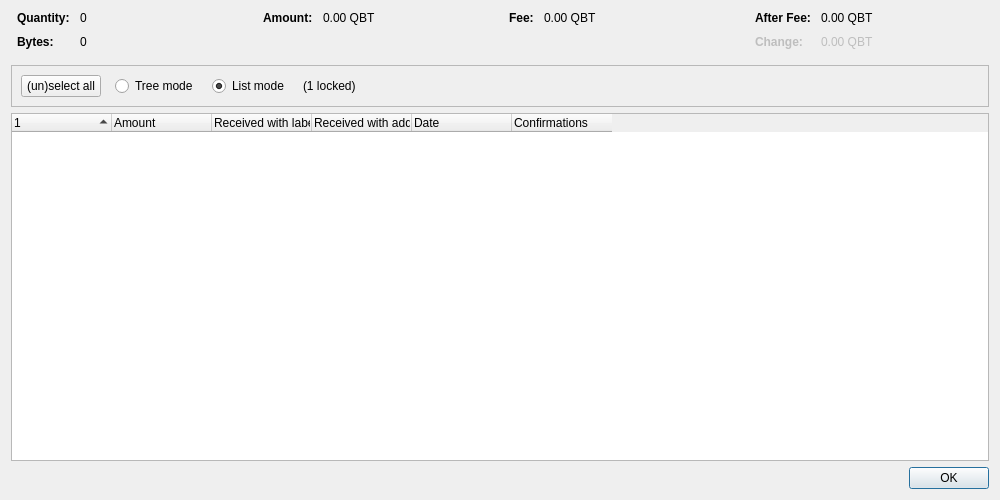
<?xml version="1.0" encoding="UTF-8"?>
<ui version="4.0">
 <class>CoinControlDialog</class>
 <widget class="QDialog" name="CoinControlDialog">
  <property name="geometry">
   <rect>
    <x>0</x>
    <y>0</y>
    <width>1000</width>
    <height>500</height>
   </rect>
  </property>
  <property name="windowTitle">
   <string>Coin Selection</string>
  </property>
  <layout class="QVBoxLayout" name="verticalLayout">
   <item>
    <layout class="QHBoxLayout" name="horizontalLayoutTop" stretch="0,0,0,0">
     <property name="topMargin">
      <number>0</number>
     </property>
     <property name="bottomMargin">
      <number>10</number>
     </property>
     <item>
      <layout class="QFormLayout" name="formLayoutCoinControl1">
       <property name="labelAlignment">
        <set>Qt::AlignLeft|Qt::AlignVCenter</set>
       </property>
       <property name="horizontalSpacing">
        <number>10</number>
       </property>
       <property name="verticalSpacing">
        <number>10</number>
       </property>
       <property name="leftMargin">
        <number>6</number>
       </property>
       <property name="rightMargin">
        <number>6</number>
       </property>
       <item row="0" column="0">
        <widget class="QLabel" name="labelCoinControlQuantityText">
         <property name="font">
          <font>
           <weight>75</weight>
           <bold>true</bold>
          </font>
         </property>
         <property name="text">
          <string>Quantity:</string>
         </property>
        </widget>
       </item>
       <item row="0" column="1">
        <widget class="QLabel" name="labelCoinControlQuantity">
         <property name="cursor">
          <cursorShape>IBeamCursor</cursorShape>
         </property>
         <property name="contextMenuPolicy">
          <enum>Qt::ActionsContextMenu</enum>
         </property>
         <property name="text">
          <string notr="true">0</string>
         </property>
         <property name="textInteractionFlags">
          <set>Qt::LinksAccessibleByMouse|Qt::TextSelectableByKeyboard|Qt::TextSelectableByMouse</set>
         </property>
        </widget>
       </item>
       <item row="1" column="0">
        <widget class="QLabel" name="labelCoinControlBytesText">
         <property name="font">
          <font>
           <weight>75</weight>
           <bold>true</bold>
          </font>
         </property>
         <property name="text">
          <string>Bytes:</string>
         </property>
        </widget>
       </item>
       <item row="1" column="1">
        <widget class="QLabel" name="labelCoinControlBytes">
         <property name="cursor">
          <cursorShape>IBeamCursor</cursorShape>
         </property>
         <property name="contextMenuPolicy">
          <enum>Qt::ActionsContextMenu</enum>
         </property>
         <property name="text">
          <string notr="true">0</string>
         </property>
         <property name="textInteractionFlags">
          <set>Qt::LinksAccessibleByMouse|Qt::TextSelectableByKeyboard|Qt::TextSelectableByMouse</set>
         </property>
        </widget>
       </item>
      </layout>
     </item>
     <item>
      <layout class="QFormLayout" name="formLayoutCoinControl2">
       <property name="horizontalSpacing">
        <number>10</number>
       </property>
       <property name="verticalSpacing">
        <number>10</number>
       </property>
       <property name="leftMargin">
        <number>6</number>
       </property>
       <property name="rightMargin">
        <number>6</number>
       </property>
       <item row="0" column="0">
        <widget class="QLabel" name="labelCoinControlAmountText">
         <property name="font">
          <font>
           <weight>75</weight>
           <bold>true</bold>
          </font>
         </property>
         <property name="text">
          <string>Amount:</string>
         </property>
        </widget>
       </item>
       <item row="0" column="1">
        <widget class="QLabel" name="labelCoinControlAmount">
         <property name="cursor">
          <cursorShape>IBeamCursor</cursorShape>
         </property>
         <property name="contextMenuPolicy">
          <enum>Qt::ActionsContextMenu</enum>
         </property>
         <property name="text">
          <string notr="true">0.00 QBT</string>
         </property>
         <property name="textInteractionFlags">
          <set>Qt::LinksAccessibleByMouse|Qt::TextSelectableByKeyboard|Qt::TextSelectableByMouse</set>
         </property>
        </widget>
       </item>
      </layout>
     </item>
     <item>
      <layout class="QFormLayout" name="formLayoutCoinControl3">
       <property name="horizontalSpacing">
        <number>10</number>
       </property>
       <property name="verticalSpacing">
        <number>10</number>
       </property>
       <property name="leftMargin">
        <number>6</number>
       </property>
       <property name="rightMargin">
        <number>6</number>
       </property>
       <item row="0" column="0">
        <widget class="QLabel" name="labelCoinControlFeeText">
         <property name="font">
          <font>
           <weight>75</weight>
           <bold>true</bold>
          </font>
         </property>
         <property name="text">
          <string>Fee:</string>
         </property>
        </widget>
       </item>
       <item row="0" column="1">
        <widget class="QLabel" name="labelCoinControlFee">
         <property name="cursor">
          <cursorShape>IBeamCursor</cursorShape>
         </property>
         <property name="contextMenuPolicy">
          <enum>Qt::ActionsContextMenu</enum>
         </property>
         <property name="text">
          <string notr="true">0.00 QBT</string>
         </property>
         <property name="textInteractionFlags">
          <set>Qt::LinksAccessibleByMouse|Qt::TextSelectableByKeyboard|Qt::TextSelectableByMouse</set>
         </property>
        </widget>
       </item>
      </layout>
     </item>
     <item>
      <layout class="QFormLayout" name="formLayoutCoinControl4">
       <property name="labelAlignment">
        <set>Qt::AlignLeft|Qt::AlignVCenter</set>
       </property>
       <property name="horizontalSpacing">
        <number>10</number>
       </property>
       <property name="verticalSpacing">
        <number>10</number>
       </property>
       <property name="leftMargin">
        <number>6</number>
       </property>
       <property name="rightMargin">
        <number>6</number>
       </property>
       <item row="0" column="0">
        <widget class="QLabel" name="labelCoinControlAfterFeeText">
         <property name="font">
          <font>
           <weight>75</weight>
           <bold>true</bold>
          </font>
         </property>
         <property name="text">
          <string>After Fee:</string>
         </property>
        </widget>
       </item>
       <item row="0" column="1">
        <widget class="QLabel" name="labelCoinControlAfterFee">
         <property name="cursor">
          <cursorShape>IBeamCursor</cursorShape>
         </property>
         <property name="contextMenuPolicy">
          <enum>Qt::ActionsContextMenu</enum>
         </property>
         <property name="text">
          <string notr="true">0.00 QBT</string>
         </property>
         <property name="textInteractionFlags">
          <set>Qt::LinksAccessibleByMouse|Qt::TextSelectableByKeyboard|Qt::TextSelectableByMouse</set>
         </property>
        </widget>
       </item>
       <item row="1" column="0">
        <widget class="QLabel" name="labelCoinControlChangeText">
         <property name="enabled">
          <bool>false</bool>
         </property>
         <property name="font">
          <font>
           <weight>75</weight>
           <bold>true</bold>
          </font>
         </property>
         <property name="text">
          <string>Change:</string>
         </property>
        </widget>
       </item>
       <item row="1" column="1">
        <widget class="QLabel" name="labelCoinControlChange">
         <property name="enabled">
          <bool>false</bool>
         </property>
         <property name="cursor">
          <cursorShape>IBeamCursor</cursorShape>
         </property>
         <property name="contextMenuPolicy">
          <enum>Qt::ActionsContextMenu</enum>
         </property>
         <property name="text">
          <string notr="true">0.00 QBT</string>
         </property>
         <property name="textInteractionFlags">
          <set>Qt::LinksAccessibleByMouse|Qt::TextSelectableByKeyboard|Qt::TextSelectableByMouse</set>
         </property>
        </widget>
       </item>
      </layout>
     </item>
    </layout>
   </item>
   <item>
    <widget class="QFrame" name="frame">
     <property name="minimumSize">
      <size>
       <width>0</width>
       <height>40</height>
      </size>
     </property>
     <property name="frameShape">
      <enum>QFrame::StyledPanel</enum>
     </property>
     <property name="frameShadow">
      <enum>QFrame::Sunken</enum>
     </property>
     <layout class="QHBoxLayout" name="horizontalLayout">
      <item>
       <layout class="QHBoxLayout" name="horizontalLayoutPanel" stretch="0,0,0,0,0">
        <property name="spacing">
         <number>14</number>
        </property>
        <item>
         <widget class="QPushButton" name="pushButtonSelectAll">
          <property name="sizePolicy">
           <sizepolicy hsizetype="Maximum" vsizetype="Fixed">
            <horstretch>0</horstretch>
            <verstretch>0</verstretch>
           </sizepolicy>
          </property>
          <property name="text">
           <string>(un)select all</string>
          </property>
          <property name="autoDefault">
           <bool>false</bool>
          </property>
         </widget>
        </item>
        <item>
         <widget class="QRadioButton" name="radioTreeMode">
          <property name="sizePolicy">
           <sizepolicy hsizetype="Maximum" vsizetype="Fixed">
            <horstretch>0</horstretch>
            <verstretch>0</verstretch>
           </sizepolicy>
          </property>
          <property name="text">
           <string>Tree mode</string>
          </property>
         </widget>
        </item>
        <item>
         <widget class="QRadioButton" name="radioListMode">
          <property name="sizePolicy">
           <sizepolicy hsizetype="Maximum" vsizetype="Fixed">
            <horstretch>0</horstretch>
            <verstretch>0</verstretch>
           </sizepolicy>
          </property>
          <property name="text">
           <string>List mode</string>
          </property>
          <property name="checked">
           <bool>true</bool>
          </property>
         </widget>
        </item>
        <item>
         <widget class="QLabel" name="labelLocked">
          <property name="text">
           <string notr="true">(1 locked)</string>
          </property>
         </widget>
        </item>
        <item>
         <spacer name="horizontalSpacer">
          <property name="orientation">
           <enum>Qt::Horizontal</enum>
          </property>
          <property name="sizeHint" stdset="0">
           <size>
            <width>40</width>
            <height>20</height>
           </size>
          </property>
         </spacer>
        </item>
       </layout>
      </item>
     </layout>
    </widget>
   </item>
   <item>
    <widget class="CoinControlTreeWidget" name="treeWidget">
     <property name="contextMenuPolicy">
      <enum>Qt::CustomContextMenu</enum>
     </property>
     <property name="sortingEnabled">
      <bool>false</bool>
     </property>
     <property name="columnCount">
      <number>6</number>
     </property>
     <attribute name="headerShowSortIndicator" stdset="0">
      <bool>true</bool>
     </attribute>
     <attribute name="headerStretchLastSection">
      <bool>false</bool>
     </attribute>
     <column>
      <property name="text">
       <string/>
      </property>
     </column>
     <column>
      <property name="text">
       <string>Amount</string>
      </property>
     </column>
     <column>
      <property name="text">
       <string>Received with label</string>
      </property>
     </column>
     <column>
      <property name="text">
       <string>Received with address</string>
      </property>
     </column>
     <column>
      <property name="text">
       <string>Date</string>
      </property>
     </column>
     <column>
      <property name="text">
       <string>Confirmations</string>
      </property>
      <property name="toolTip">
       <string>Confirmed</string>
      </property>
     </column>
     <column>
      <property name="text">
       <string/>
      </property>
     </column>
     <column>
      <property name="text">
       <string/>
      </property>
     </column>
     <column>
      <property name="text">
       <string/>
      </property>
     </column>
     <column>
      <property name="text">
       <string/>
      </property>
     </column>
    </widget>
   </item>
   <item>
    <widget class="QDialogButtonBox" name="buttonBox">
     <property name="orientation">
      <enum>Qt::Horizontal</enum>
     </property>
     <property name="standardButtons">
      <set>QDialogButtonBox::Ok</set>
     </property>
    </widget>
   </item>
  </layout>
 </widget>
 <customwidgets>
  <customwidget>
   <class>CoinControlTreeWidget</class>
   <extends>QTreeWidget</extends>
   <header>qt/coincontroltreewidget.h</header>
  </customwidget>
 </customwidgets>
 <resources/>
 <connections/>
</ui>
